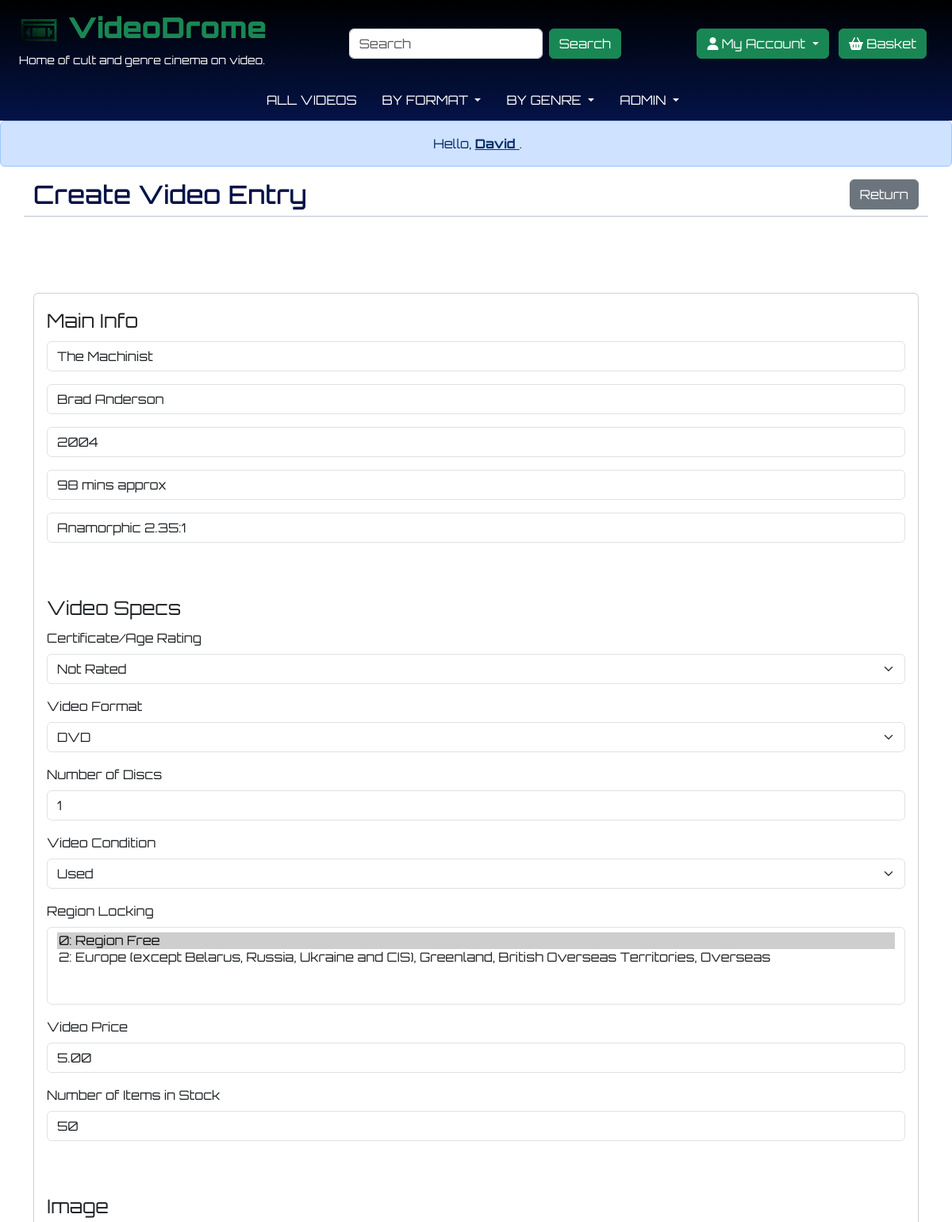
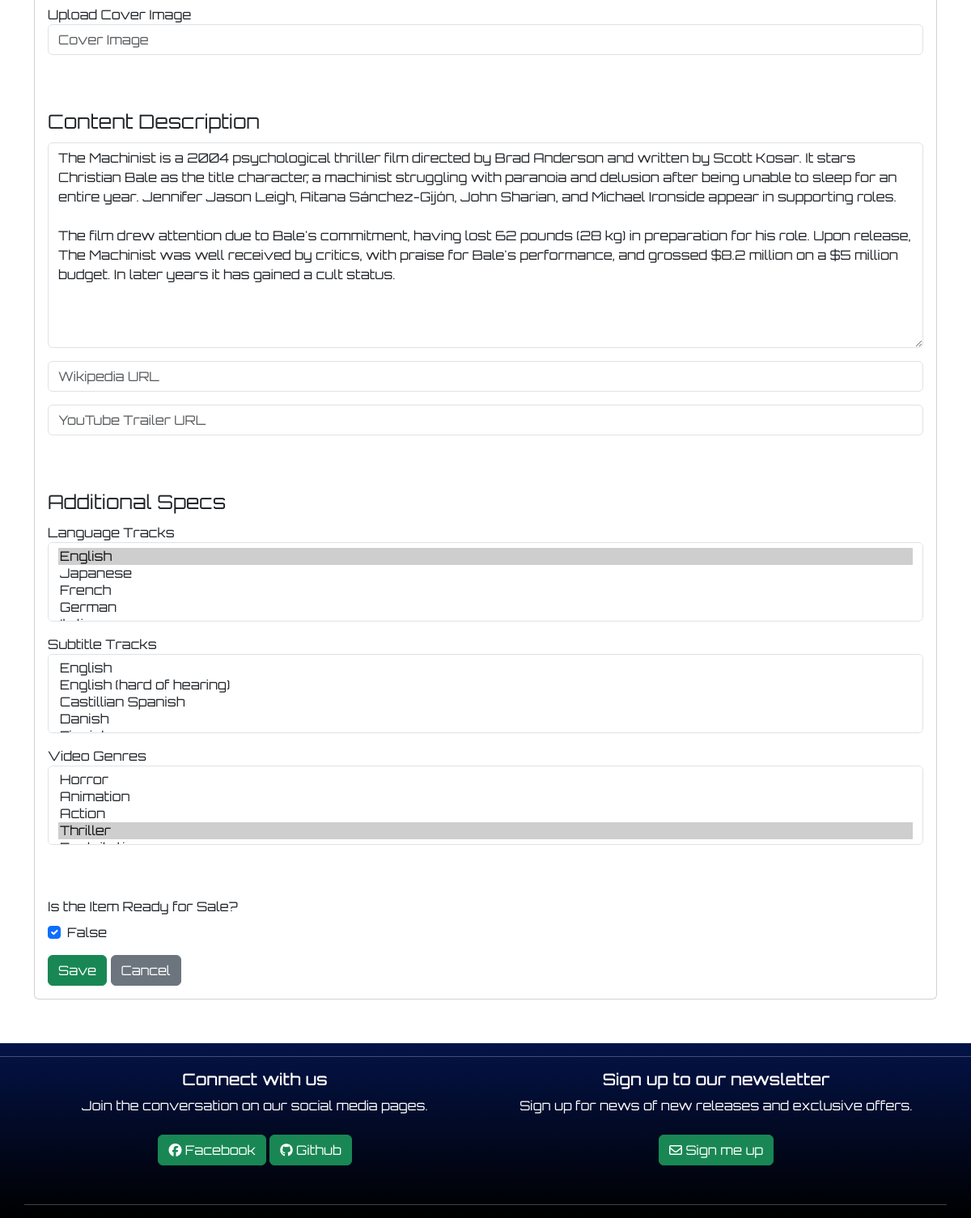
The page /videos/edit/the-machinist-dvd (signed in) on the database its author committed (2 pictures, top to bottom).
### videos/models.py (models this page shows, shortened)
class Video(models.Model):
    CERTIFICATE_CHOICES=[
        ("Not Rated", "Not Rated"),
        ("U", "U"),
        ("PG", "PG"),
        ("12", "12"),
        ("15", "15"),
        ("18", "18"),
    ]
    FORMAT_CHOICES=[
        ("DVD", "DVD"),
        ("Blu-Ray", "Blu-Ray"),
        ("UHD", "UHD"),
        ("Dual Format: Blu-Ray and DVD", "Dual Format: Blu-Ray and DVD"),
        ("Dual Format: UHD and Blu-Ray", "Dual Format: UHD and Blu-Ray"),
    ]
    CONDITION_CHOICES=[
        ("Used", "Used"),
        ("New", "New"),
    ]
    title = models.CharField(max_length=250, unique=True)
    slug = models.SlugField(max_length=250, editable=True)
    director = models.CharField(max_length=250, null=True)
    format = models.CharField(choices=FORMAT_CHOICES, max_length=250, default="DVD", null=False)
    discs = models.IntegerField(default=1, null=False)
    condition = models.CharField(choices=CONDITION_CHOICES, max_length=250, default="Used", null=True)
    price = models.DecimalField(default=0.0, null=False, max_digits=4, decimal_places=2)
    stock = models.IntegerField(default=0, null=False)
    cover = CloudinaryField('video_cover', default='placeholder', null=True, blank=True)
    overview = models.TextField(blank=True)
    overview_source = models.URLField(blank=True, null=True)
    trailer = models.URLField(blank=True, null=True)
    release_year = models.DecimalField(max_digits=4, decimal_places=0, blank=True)
    certificate = models.CharField(choices=CERTIFICATE_CHOICES, max_length=250, default="Not Rated", null=False)
    aspect_ratio = models.CharField(max_length=250, blank=True)
    feature_length = models.CharField(max_length=250, blank=True)
    added = models.DateTimeField(auto_now_add=True)
    on_sale = models.BooleanField(default=False)
    sku = models.CharField(max_length=254, null=True, blank=True)
    languages = models.ManyToManyField(Language, blank=True, related_name='video')
    subtitles = models.ManyToManyField(Subtitle, blank=True, related_name='video')
    region = models.ManyToManyField(Region, blank=True, related_name='video')
    genre = models.ManyToManyField(Genre, blank=True)
    wishlist = models.ManyToManyField(
        User,
        related_name='wishlist',
        blank=True
    )
    rating = models.IntegerField(blank=True, null=True)

class Region(models.Model):
    regioncode = models.CharField(max_length=100, blank=True, null=True, unique=True)
    region = models.CharField(max_length=100, blank=True, null=True)
    def __str__(self):
        if self:
            return f"{self.regioncode}: {self.region}"
        else:
            return "No Information"

### videos/views.py (the view)
# urls.py: path('edit/<slug:slug>', views.update_video, name="update_video"),
def update_video(request, slug):
    edit = get_object_or_404(Video, slug=slug)
    if request.method == "POST":
        video_form = VideoForm(request.POST, request.FILES, instance=edit)
        if video_form.is_valid():
            video = video_form.save(commit=False)
            video.cover = request.FILES.get('cover')
            video.save()
            messages.add_message(request, messages.SUCCESS, f"Video entry updated.")
        else:
            messages.add_message(request, messages.ERROR, f"Entry failed to submit. Please check form.")
    else:
        video_form = VideoForm(instance=edit)
    context = {
        "video_form": video_form,
    }
    return render(request, "videos/update_video.html", context)

### basket/contexts.py (called while the page is built, shortened)
def in_basket(request):
    basket_items = []
    total_basket_cost = 0
    all_item_count = 0
    basket = request.session.get('basket', {})
    context = {
        'basket_items': basket_items,
        'total_basket_cost': total_basket_cost,
        'all_item_count': all_item_count,
    } # Add basket list, total cost of the basket and count of all items in basket to context.
    return context # Make context available to entire app though conxent processor in settings

### videos/contexts.py (called while the page is built)
def genre_list(request):
    genre_list = Genre.objects.all()
    context = {
        'genre_list': genre_list,
    }
    return context

### videos/models.py (called while the page is built)
    def __str__(self):
        return f"{self.language}"

    def __str__(self):
        if self:
            return f"{self.subtitle}"
        else:
            return "No Information"

    def __str__(self):
        if self:
            return f"{self.genre_name}"
        else:
            return "No Information"

### videos/templates/videos/update_video.html (shortened to what this page needs)
{% extends 'base.html' %} {% block content %}
{% load static %}
{% load crispy_forms_tags %}
<div class="container">
    <div class="row mb-5">
        <div class="col-8">
            <h2>Create Video Entry</h2>
        </div>
        <div class="col-4 text-end">
            <a href="{% url 'videos' %}" class="btn btn-secondary">Return</a>
        </div>
        <hr class="mb-5">
    </div>
    <div class="row">
        <div class="col">
            <div class="card">
                <div class="card-body">
                    {% if user.is_authenticated %}
                    <form id="video_form" method="post" enctype="multipart/form-data">
                        <fieldset class="mb-5">
                            <legend>Main Info</legend>
                            {{ video_form.title | as_crispy_field}}
                            {{ video_form.director | as_crispy_field}}
                            {{ video_form.release_year | as_crispy_field}}
                            {{ video_form.feature_length | as_crispy_field}}
                            {{ video_form.aspect_ratio | as_crispy_field}}
                        </fieldset>
                        <fieldset class="mb-5">
                            <legend>Video Specs</legend>
                            <label for="certificate" class="mb-2">Certificate/Age Rating</label>
                            {{ video_form.certificate | as_crispy_field}}
                            <label for="format" class="mb-2">Video Format</label>
                            {{ video_form.format | as_crispy_field}}
                            <label for="discs" class="mb-2">Number of Discs</label>
                            {{ video_form.discs | as_crispy_field}}
                            <label for="condition" class="mb-2">Video Condition</label>
                            {{ video_form.condition | as_crispy_field}}
                            <label for="region" class="mb-2">Region Locking</label>
                            {{ video_form.region | as_crispy_field}}
                            <label for="price" class="mb-2">Video Price</label>
                            {{ video_form.price | as_crispy_field}}
                            <label for="stock" class="mb-2">Number of Items in Stock</label>
                            {{ video_form.stock | as_crispy_field}}
                        </fieldset>
                        <fieldset class="mb-5">
                            <legend>Image</legend>
                            <label for="cover">Upload Cover Image</label>
                            {{ video_form.cover | as_crispy_field}}
                        </fieldset>
                        <fieldset class="mb-5">
                            <legend>Content Description</legend>
                            {{ video_form.overview | as_crispy_field}}
                            {{ video_form.overview_source | as_crispy_field}}
                            {{ video_form.trailer | as_crispy_field}}
                        </fieldset>
                        <fieldset class="mb-5">
                            <legend>Additional Specs</legend>
                            <label for="languages">Language Tracks</label>
                            {{ video_form.languages | as_crispy_field}}
                            <label for="subtitles">Subtitle Tracks</label>
                            {{ video_form.subtitles | as_crispy_field}}
                            <label for="genre">Video Genres</label>
                            {{ video_form.genre | as_crispy_field}}
                        </fieldset>
                        <label for="on_sale" class="mb-2">Is the Item Ready for Sale?</label>
                        {{ video_form.on_sale | as_crispy_field}}
                        <button type="submit" class="btn btn-success">
                            Save
                        </button>
                        <a href="{% url 'videos' %}" class="btn btn-secondary">Cancel</a>
                    </form>
                    {% else %}
                    <div class="alert" role="alert">
                        <i class="fa-solid fa-triangle-exclamation"></i>
                        STAFF ONLY.
                        <p>You need to be signed in as administrator to access this content.</p>
                    </div>
                    {% endif %}
                </div>
            </div>
        </div>
    </div>
</div>
{% endblock %}

### templates/base.html (shortened to what this page needs)
{% load static %}
<!doctype html>
<html lang="en">
  <head>
    {% block external_css %}
    <link href="https://cdn.jsdelivr.net/npm/bootstrap@5.3.3/dist/css/bootstrap.min.css" rel="stylesheet">
    <link href="//cdn-images.mailchimp.com/embedcode/classic-061523.css" rel="stylesheet" type="text/css">
    {% endblock %}
    {% block static_css %}
    <link rel="stylesheet" href="{% static 'css/style.css' %}">
    {% endblock %}
  </head>
  <body class="d-flex flex-column"
  {% if is_index %} style="background-image: url('static/images/videodrome_bg.webp');" {% endif %}>
    {% include 'includes/nav-desktop.html' %}
    <div class="content-block">
      <div class="d-none d-xl-block alert alert-primary text-center " role="alert">
        {% if user.is_authenticated %}
        &nbsp;Hello, <a href="{% url 'customer_info' %}" class="alert-link">
          {% if user.first_name %}
          {{ user.first_name }}
          {% else %}
          {{ user }}
          {% endif %}
        </a>.
        {% else %}
        &nbsp;Hello, log in or register to access more of our features.
        {% endif %}
      </div>
      <div class="mt-2">
        {% block content %}
        {% endblock content %}
      </div>
    </div>
    {% include 'includes/footer.html' %}
  </body>
</html>

### static/css/style.css (style rules this page uses)
body { min-height: 100vh; background-color: #ffffff; color: #041348; font-family: "Orbitron", sans-serif; font-optical-sizing: auto; font-weight: 400; font-style: normal; font-size: 1rem; background-repeat: no-repeat; background-attachment: fixed; background-position: right -300px top 0; background-size: cover; }
.content-block { margin-top: 54px; min-height: 75vh; margin-bottom: 54px; }
@media (min-width: 768px) { body { background-position: right 0px; } }
@media (min-width: 1200px) { .content-block { margin-top: 152px; } }

### rows shown on the page
Video: title "The Machinist", director "Brad Anderson", release_year "2004", feature_length "98 mins approx", aspect_ratio "Anamorphic 2.35:1", certificate "Not Rated", format "DVD", discs "1", condition "Used", price "5.00", stock "50", overview "The Machinist is a 2004 psychological thriller film directed by Brad Anderson and written by Scott Kosar. It stars Christian Bale as the title character, a machinist struggling with paranoia and delusion after being unable to sleep for an entire year. Jennifer Jason Leigh, Aitana Sánchez-Gijón, John Sharian, and Michael Ironside appear in supporting roles. The film drew attention due to Bale's commitment, having lost 62 pounds (28 kg) in preparation for his role. Upon release, The Machinist was well received by critics, with praise for Bale's performance, and grossed $8.2 million on a $5 million budget. In later years it has gained a cult status.", on_sale "☑"
Region: region "0: Region Free ☑ / 2: Europe (except Belarus, Russia, Ukraine and CIS), Greenland, British Overseas Territories, Overseas"

### other values the page prints
{{ user.first_name }} "David"
